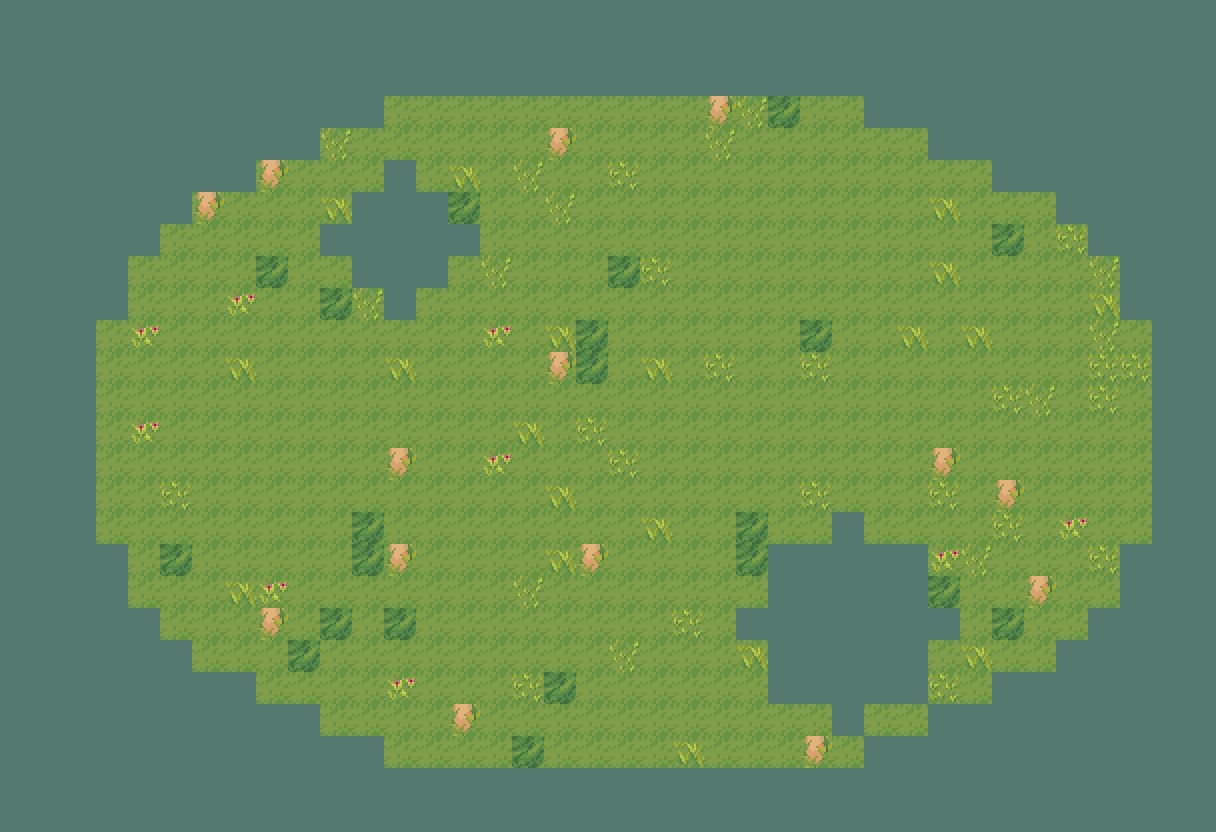

The image is a tile-based game level rendered from a .tmx file. Its description and complete source (layers, tilesets, objects, tile grids) follow:
An orthogonal 38x26 tile map with 32x32 px tiles, 1 tile layer (Suelo), 1 hidden layer not drawn and 10 objects (4x item, 4x enemy, spawn, door).

<map version="1.10" tiledversion="1.10.2" orientation="orthogonal" renderorder="right-down" width="38" height="26" tilewidth="32" tileheight="32" infinite="0" nextlayerid="3" nextobjectid="40">
  <tileset firstgid="1" source="../tilesets/forest.tsx" />
  <layer id="1" name="Suelo" width="38" height="26" visible="1">
    <data encoding="csv">
62,62,62,62,62,62,62,62,62,62,62,62,62,62,62,62,62,62,62,62,62,62,62,62,62,62,62,62,62,62,62,62,62,62,62,62,62,62,
62,62,62,62,62,62,62,62,62,62,62,62,62,62,62,62,62,62,62,62,62,62,62,62,62,62,62,62,62,62,62,62,62,62,62,62,62,62,
62,62,62,62,62,62,62,62,62,62,62,62,62,62,62,62,62,62,62,62,62,62,62,62,62,62,62,62,62,62,62,62,62,62,62,62,62,62,
62,62,62,62,62,62,62,62,62,62,62,62,1,1,1,1,1,1,1,1,1,1,41,2,40,1,1,62,62,62,62,62,62,62,62,62,62,62,
62,62,62,62,62,62,62,62,62,62,2,1,1,1,1,1,1,41,1,1,1,1,2,1,1,1,1,1,1,62,62,62,62,62,62,62,62,62,
62,62,62,62,62,62,62,62,41,1,1,1,62,1,4,1,2,1,1,3,1,1,1,1,1,1,1,1,1,1,1,62,62,62,62,62,62,62,
62,62,62,62,62,62,41,1,1,1,4,62,62,62,40,1,1,2,1,1,1,1,1,1,1,1,1,1,1,4,1,1,1,62,62,62,62,62,
62,62,62,62,62,1,1,1,1,1,62,62,62,62,62,1,1,1,1,1,1,1,1,1,1,1,1,1,1,1,1,40,1,3,62,62,62,62,
62,62,62,62,1,1,1,1,40,1,1,62,62,62,1,2,1,1,1,40,3,1,1,1,1,1,1,1,1,4,1,1,1,1,2,62,62,62,
62,62,62,62,1,1,1,39,1,1,40,2,62,1,1,1,1,1,1,1,1,1,1,1,1,1,1,1,1,1,1,1,1,1,4,62,62,62,
62,62,62,1,39,1,1,1,1,1,1,1,1,1,1,39,1,4,40,1,1,1,1,1,1,40,1,1,4,1,4,1,1,1,2,1,62,62,
62,62,62,1,1,1,1,4,1,1,1,1,4,1,1,1,1,41,40,1,4,1,3,1,1,3,1,1,1,1,1,1,1,1,3,3,62,62,
62,62,62,1,1,1,1,1,1,1,1,1,1,1,1,1,1,1,1,1,1,1,1,1,1,1,1,1,1,1,1,3,2,1,3,1,62,62,
62,62,62,1,39,1,1,1,1,1,1,1,1,1,1,1,4,1,3,1,1,1,1,1,1,1,1,1,1,1,1,1,1,1,1,1,62,62,
62,62,62,1,1,1,1,1,1,1,1,1,41,1,1,39,1,1,1,3,1,1,1,1,1,1,1,1,1,41,1,1,1,1,1,1,62,62,
62,62,62,1,1,3,1,1,1,1,1,1,1,1,1,1,1,4,1,1,1,1,1,1,1,3,1,1,1,3,1,41,1,1,1,1,62,62,
62,62,62,1,1,1,1,1,1,1,1,40,1,1,1,1,1,1,1,1,4,1,1,40,1,1,62,1,1,1,1,3,1,39,1,1,62,62,
62,62,62,62,1,40,1,1,1,1,1,40,41,1,1,1,1,4,41,1,1,1,1,40,62,62,62,62,62,39,2,1,1,1,3,62,62,62,
62,62,62,62,1,1,1,4,39,1,1,1,1,1,1,1,2,1,1,1,1,1,1,1,62,62,62,62,62,40,1,1,41,1,1,62,62,62,
62,62,62,62,62,1,1,1,41,1,40,1,40,1,1,1,1,1,1,1,1,3,1,62,62,62,62,62,62,62,1,40,1,1,62,62,62,62,
62,62,62,62,62,62,1,1,1,40,1,1,1,1,1,1,1,1,1,2,1,1,1,4,62,62,62,62,62,1,4,1,1,62,62,62,62,62,
62,62,62,62,62,62,62,62,1,1,1,1,39,1,1,1,3,40,1,1,1,1,1,1,62,62,62,62,62,3,1,62,62,62,62,62,62,62,
62,62,62,62,62,62,62,62,62,62,1,1,1,1,41,1,1,1,1,1,1,1,1,1,1,1,62,1,1,62,62,62,62,62,62,62,62,62,
62,62,62,62,62,62,62,62,62,62,62,62,1,1,1,1,40,1,1,1,1,4,1,1,1,41,1,62,62,62,62,62,62,62,62,62,62,62,
62,62,62,62,62,62,62,62,62,62,62,62,62,62,62,62,62,62,62,62,62,62,62,62,62,62,62,62,62,62,62,62,62,62,62,62,62,62,
62,62,62,62,62,62,62,62,62,62,62,62,62,62,62,62,62,62,62,62,62,62,62,62,62,62,62,62,62,62,62,62,62,62,62,62,62,62
</data>
  </layer>
  <layer id="2" name="Colisiones" width="38" height="26" visible="0">
    <data encoding="csv">
62,62,62,62,62,62,62,62,62,62,62,62,62,62,62,62,62,62,62,62,62,62,62,62,62,62,62,62,62,62,62,62,62,62,62,62,62,62,
62,62,62,62,62,62,62,62,62,62,62,62,62,62,62,62,62,62,62,62,62,62,62,62,62,62,62,62,62,62,62,62,62,62,62,62,62,62,
62,62,62,62,62,62,62,62,62,62,62,62,62,62,62,62,62,62,62,62,62,62,62,62,62,62,62,62,62,62,62,62,62,62,62,62,62,62,
62,62,62,62,62,62,62,62,62,62,62,62,0,0,0,0,0,0,0,0,0,0,0,0,0,0,0,62,62,62,62,62,62,62,62,62,62,62,
62,62,62,62,62,62,62,62,62,62,0,0,0,0,0,0,0,0,0,0,0,0,0,0,0,0,0,0,0,62,62,62,62,62,62,62,62,62,
62,62,62,62,62,62,62,62,0,0,0,0,62,0,0,0,0,0,0,0,0,0,0,0,0,0,0,0,0,0,0,62,62,62,62,62,62,62,
62,62,62,62,62,62,0,0,0,0,0,62,62,62,0,0,0,0,0,0,0,0,0,0,0,0,0,0,0,0,0,0,0,62,62,62,62,62,
62,62,62,62,62,0,0,0,0,0,62,62,62,62,62,0,0,0,0,0,0,0,0,0,0,0,0,0,0,0,0,0,0,0,62,62,62,62,
62,62,62,62,0,0,0,0,0,0,0,62,62,62,0,0,0,0,0,0,0,0,0,0,0,0,0,0,0,0,0,0,0,0,0,62,62,62,
62,62,62,62,0,0,0,0,0,0,0,0,62,0,0,0,0,0,0,0,0,0,0,0,0,0,0,0,0,0,0,0,0,0,0,62,62,62,
62,62,62,0,0,0,0,0,0,0,0,0,0,0,0,0,0,0,0,0,0,0,0,0,0,0,0,0,0,0,0,0,0,0,0,0,62,62,
62,62,62,0,0,0,0,0,0,0,0,0,0,0,0,0,0,0,0,0,0,0,0,0,0,0,0,0,0,0,0,0,0,0,0,0,62,62,
62,62,62,0,0,0,0,0,0,0,0,0,0,0,0,0,0,0,0,0,0,0,0,0,0,0,0,0,0,0,0,0,0,0,0,0,62,62,
62,62,62,0,0,0,0,0,0,0,0,0,0,0,0,0,0,0,0,0,0,0,0,0,0,0,0,0,0,0,0,0,0,0,0,0,62,62,
62,62,62,0,0,0,0,0,0,0,0,0,0,0,0,0,0,0,0,0,0,0,0,0,0,0,0,0,0,0,0,0,0,0,0,0,62,62,
62,62,62,0,0,0,0,0,0,0,0,0,0,0,0,0,0,0,0,0,0,0,0,0,0,0,0,0,0,0,0,0,0,0,0,0,62,62,
62,62,62,0,0,0,0,0,0,0,0,0,0,0,0,0,0,0,0,0,0,0,0,0,0,0,62,0,0,0,0,0,0,0,0,0,62,62,
62,62,62,62,0,0,0,0,0,0,0,0,0,0,0,0,0,0,0,0,0,0,0,0,62,62,62,62,62,0,0,0,0,0,0,62,62,62,
62,62,62,62,0,0,0,0,0,0,0,0,0,0,0,0,0,0,0,0,0,0,0,0,62,62,62,62,62,0,0,0,0,0,0,62,62,62,
62,62,62,62,62,0,0,0,0,0,0,0,0,0,0,0,0,0,0,0,0,0,0,62,62,62,62,62,62,62,0,0,0,0,62,62,62,62,
62,62,62,62,62,62,0,0,0,0,0,0,0,0,0,0,0,0,0,0,0,0,0,0,62,62,62,62,62,0,0,0,0,62,62,62,62,62,
62,62,62,62,62,62,62,62,0,0,0,0,0,0,0,0,0,0,0,0,0,0,0,0,62,62,62,62,62,0,0,62,62,62,62,62,62,62,
62,62,62,62,62,62,62,62,62,62,0,0,0,0,0,0,0,0,0,0,0,0,0,0,0,0,62,0,0,62,62,62,62,62,62,62,62,62,
62,62,62,62,62,62,62,62,62,62,62,62,0,0,0,0,0,0,0,0,0,0,0,0,0,0,0,62,62,62,62,62,62,62,62,62,62,62,
62,62,62,62,62,62,62,62,62,62,62,62,62,62,62,62,62,62,62,62,62,62,62,62,62,62,62,62,62,62,62,62,62,62,62,62,62,62,
62,62,62,62,62,62,62,62,62,62,62,62,62,62,62,62,62,62,62,62,62,62,62,62,62,62,62,62,62,62,62,62,62,62,62,62,62,62
</data>
  </layer>
  <objectgroup id="3" name="Entidades">
    <object id="1" name="spawn" type="spawn" x="96" y="416" width="24" height="24" />
    <object id="2" name="door" type="door" x="1120" y="416" width="28" height="36">
      <properties>
        <property name="requires" value="key" />
      </properties>
    </object>
    <object id="3" name="item" type="item" x="640" y="352" width="20" height="20">
      <properties>
        <property name="item" value="key" />
        <property name="amount" value="1" />
      </properties>
    </object>
    <object id="4" name="enemy" type="enemy" x="320" y="288" width="28" height="28">
      <properties>
        <property name="kind" value="slime" />
        <property name="patrol" value="pingpong" />
      </properties>
    </object>
    <object id="5" name="enemy" type="enemy" x="640" y="256" width="28" height="28">
      <properties>
        <property name="kind" value="wraith" />
        <property name="patrol" value="waypoints" />
      </properties>
    </object>
    <object id="6" name="enemy" type="enemy" x="288" y="320" width="28" height="28">
      <properties>
        <property name="kind" value="skeleton" />
        <property name="patrol" value="fsm" />
      </properties>
    </object>
    <object id="7" name="enemy" type="enemy" x="640" y="416" width="28" height="28">
      <properties>
        <property name="kind" value="brute" />
        <property name="patrol" value="pingpong" />
      </properties>
    </object>
    <object id="8" name="item" type="item" x="192" y="224" width="20" height="20">
      <properties>
        <property name="item" value="medkit" />
        <property name="amount" value="1" />
      </properties>
    </object>
    <object id="9" name="item" type="item" x="320" y="384" width="20" height="20">
      <properties>
        <property name="item" value="ammo" />
        <property name="amount" value="2" />
      </properties>
    </object>
    <object id="10" name="item" type="item" x="224" y="256" width="20" height="20">
      <properties>
        <property name="item" value="power" />
        <property name="amount" value="1" />
      </properties>
    </object>
  </objectgroup>
</map>
